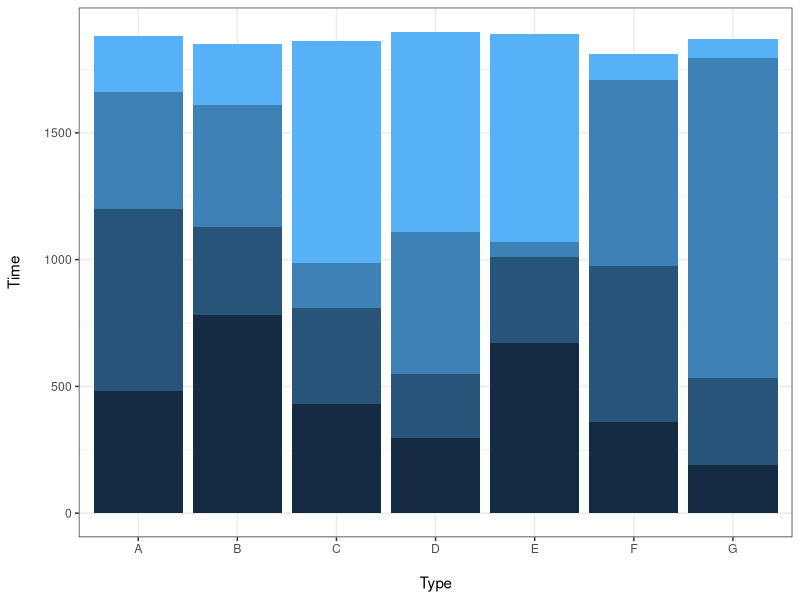

Generate this figure with R:
dat <- read.table(text = "A   B   C   D   E   F    G
1 480 780 431 295 670 360  190
2 720 350 377 255 340 615  345
3 460 480 179 560  60 735 1260
4 220 240 876 789 820 100   75", header = TRUE)

library(reshape2)

dat$row <- seq_len(nrow(dat))
dat2 <- melt(dat, id.vars = "row")

library(ggplot2)

ggplot(dat2, aes(x = variable, y = value, fill = row)) + 
  geom_bar(stat = "identity") +
  xlab("\nType") +
  ylab("Time\n") +
  guides(fill = FALSE) +
  theme_bw()